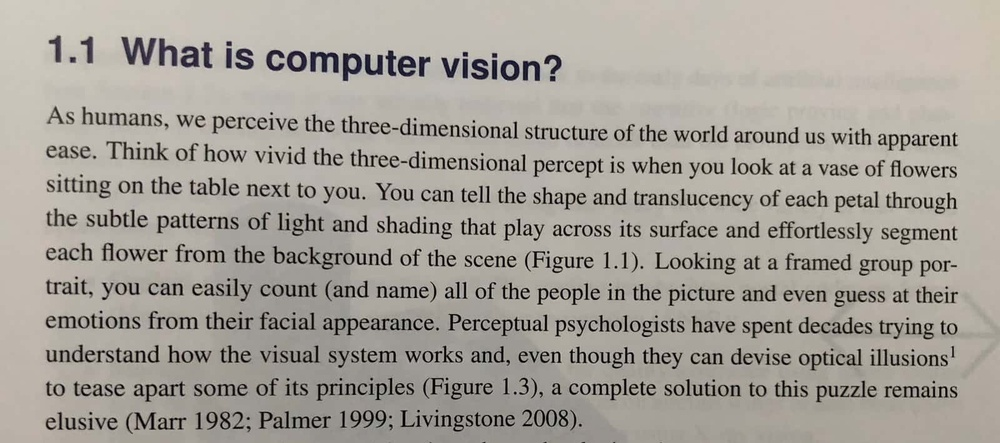
#> input picture images/ocr1.jpg, 1000 x 443 px, shrunk from 1600 x 709 before the run, found by its file name
$ jupyter execute --allow-errors class_11_6_OCR.ipynb   (shell and % lines are left out)
#> lines starting #> are read from the running program, lines starting #| are printed output that depends on the picture
# <center> 👉 class_11_6 » _Deep Learning based Text Recognition (OCR) using Tesseract and OpenCV_ </center>

# OCR (Optical Character Recognition)

The method of extracting text from images is called Optical Character Recognition (OCR) or sometimes text recognition.
Tesseract was originally developed at Hewlett-Packard Laboratories Bristol UK and at Hewlett-Packard Co, Greeley Colorado USA between 1985 and 1994, with some more changes made in 1996 to port to Windows, and some C++izing in 1998.
In 2005 Tesseract was open sourced by HP. From 2006 until November 2018 it was developed by Google.
Major version 5 is the current stable version and started with release 5.0.0 on November 30, 2021.

## Install Tesseract
https://tesseract-ocr.github.io/tessdoc/

Tesseract is an optical image recognition engine that runs on various operating systems.
It can detect more than 100 languages from all over the world. Tesseract is originally written in C/C++.
But we are going to use it in python.
Tesseract engine works with RGB image

- [Windows - Tesseract at UB Mannheim](https://github.com/UB-Mannheim/tesseract/wiki)
- download : tesseract-ocr-w64-setup-5.3.3.20231005.exe (64 bit)  for window
- Additional Language : select Korean or Other Language


### ✓ Challenges with Tesseract

- Tesseract doesn’t perform well if the image contains a lot of noise.
- If the font of any language is not trained then tesseract cannot detect that language accurately.
- Image brightness or skewness may affect Tesseract’s performance as well.

### ■ text = pytesseract.image_to_string(img, config=config)
- config = '-l eng --oem 1 --psm 3'
- Define config parameters.
>- '-l eng'  for using the English language
>- '--oem 1' sets the OCR Engine Mode to LSTM only.
>-  There are four OCR Engine Mode (oem) available
>>-  0    Legacy engine only.
>>-  1    Neural nets LSTM engine only.
>>-  2    Legacy + LSTM engines.
>>-  3    Default, based on what is available.
>-  '--psm 3' sets the Page Segmentation Mode (psm) to auto.
>>- 0  : Orientation and script detection (OSD) only.
>>- 1  : Automatic page segmentation with OSD.
>>- 2  : Automatic page segmentation, but no OSD, or OCR.
>>- 3  : Fully automatic page segmentation, but no OSD. (Default)
>>- 4  : Assume a single column of text of variable sizes.
>>- 5  : Assume a single uniform block of vertically aligned text.
>>- 6  : Assume a single uniform block of text.
>>- 7  : Treat the image as a single text line.
>>- 8  : Treat the image as a single word.
>>- 9  : Treat the image as a single word in a circle.
>>- 10 : Treat the image as a single character.
>>- 11 : Sparse text. Find as much text as possible in no particular order.
>>- 12 : Sparse text with OSD.
>>- 13 : Raw line. Treat the image as a single text line, bypassing hacks that are Tesseract-specific.

## Extract Text

[cell 1]
import cv2
import sys
import pytesseract
from matplotlib import pyplot as plt
from matplotlib.pyplot import figure

figure(figsize=(5, 5), dpi=100)
config = '-l eng --oem 1 --psm 3'

img = cv2.imread('./images/practice_img/textimg.jpg', cv2.IMREAD_COLOR)
#> (the rest of this cell did not finish here and is left out)

### each detected character and their bounding boxes

#> (a cell that did not finish here is left out)

- the first column contains recognized characters, and the 2nd, 3rd, 4th, and 5th columns contain their boundaries.

[cell 3]
img = cv2.imread('./images/practice_img/textimg.jpg', cv2.IMREAD_COLOR)
#> (the rest of this cell did not finish here and is left out)

## how we can extract the data we need.

- raw data information about the detected texts

#> (a cell that did not finish here is left out)

[cell 5]
config = '-l eng --oem 1 --psm 3'
figure(figsize=(10, 10), dpi=100)

im = cv2.imread('./images/practice_img/ocr1.jpg', cv2.IMREAD_COLOR)
#> im is the input picture: shape (443, 1000, 3); mean B, G, R 152.9, 160.8, 165.6
plt.imshow(im),plt.title('input img')
plt.show()

#> (the rest of this cell did not finish here and is left out)

[cell 6]
config = '-l eng --oem 1 --psm 3'
figure(figsize=(5, 5), dpi=100)
im = cv2.imread('./images/practice_img/ocr_street_sign2.jpg', cv2.IMREAD_COLOR)
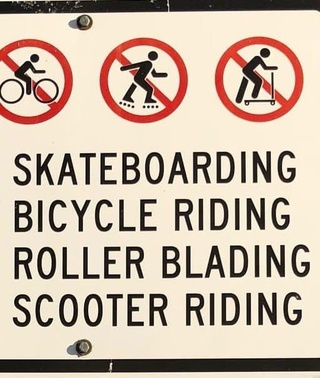
#> input picture images/ocr_street_sign2.jpg, 320 x 378 px, shrunk from 512 x 604 before the run, found by its file name
#> im is the input picture: shape (378, 320, 3); mean B, G, R 167, 183.7, 200.8
im_rgb = cv2.cvtColor(im, cv2.COLOR_BGR2RGB)
plt.imshow(im_rgb),plt.title('input img')
plt.show()
#> (the rest of this cell did not finish here and is left out)

[cell 7]
config = '-l eng --oem 1 --psm 3'
figure(figsize=(5, 5), dpi=100)
img = cv2.imread('./images/practice_img/ocr_street_sign3.jpg', cv2.IMREAD_COLOR)
#> (the rest of this cell did not finish here and is left out)

You can see some background clutter, and the text is surrounded by a rectangle.
Tesseract does not do a very good job with dark boundaries and often assumes it to be text.

## Extracting particular text associated value from an image

[cell 8]
from PIL import Image
import pytesseract, re
config = '-l eng --oem 3 --psm 3'
figure(figsize=(5, 5), dpi=100)

im = cv2.imread('./images/practice_img/invoice.jpg', cv2.IMREAD_COLOR)
#> (the rest of this cell did not finish here and is left out)

[cell 9]
f = './images/practice_img/invoice.jpg'
#> (the rest of this cell did not finish here and is left out)

## Korean w/Eng

[cell 10]
config = '-l kor+eng --oem 1 --psm 3'
#> config = '-l kor+eng --oem 1 --psm 3'
figure(figsize=(5, 5), dpi=100)
im = cv2.imread('./images/practice_img/ocr_street_sign6.jpg', cv2.IMREAD_COLOR)
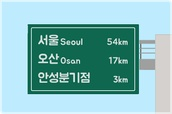
#> input picture images/ocr_street_sign6.jpg, 172 x 114 px, shrunk from 275 x 183 before the run, found by its file name
#> im is the input picture: shape (114, 172, 3); mean B, G, R 186.8, 186.4, 133.1
im_rgb = cv2.cvtColor(im, cv2.COLOR_BGR2RGB)
#> im_rgb: shape (114, 172, 3)
plt.imshow(im_rgb)
plt.title('input img')
plt.show()
#> (the rest of this cell did not finish here and is left out)
